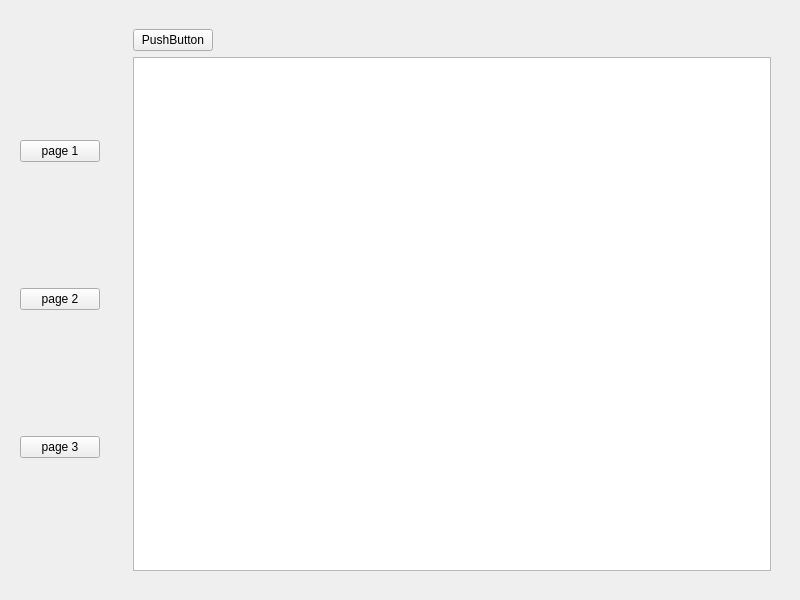
<?xml version="1.0" encoding="UTF-8"?>
<ui version="4.0">
 <class>Widget</class>
 <widget class="QWidget" name="Widget">
  <property name="geometry">
   <rect>
    <x>0</x>
    <y>0</y>
    <width>800</width>
    <height>600</height>
   </rect>
  </property>
  <property name="windowTitle">
   <string>Widget</string>
  </property>
  <layout class="QGridLayout" name="gridLayout">
   <item row="0" column="1">
    <widget class="QStackedWidget" name="stackedWidget">
     <widget class="QWidget" name="page">
      <layout class="QGridLayout" name="gridLayout_2">
       <item row="0" column="0">
        <widget class="QWidget" name="widget_2" native="true">
         <layout class="QVBoxLayout" name="verticalLayout_2">
          <item>
           <widget class="QPushButton" name="pushButton_4">
            <property name="maximumSize">
             <size>
              <width>80</width>
              <height>16777215</height>
             </size>
            </property>
            <property name="text">
             <string>PushButton</string>
            </property>
           </widget>
          </item>
          <item>
           <widget class="QTextEdit" name="textEdit"/>
          </item>
         </layout>
        </widget>
       </item>
      </layout>
     </widget>
     <widget class="QWidget" name="page_2">
      <layout class="QGridLayout" name="gridLayout_3">
       <item row="0" column="0">
        <widget class="QWidget" name="widget_3" native="true">
         <property name="styleSheet">
          <string notr="true">background-image: url(:/img/img/img1.png);
background-repeat: no-repeat;
background-position:left;</string>
         </property>
        </widget>
       </item>
      </layout>
     </widget>
     <widget class="QWidget" name="page_3">
      <layout class="QGridLayout" name="gridLayout_4">
       <item row="0" column="0">
        <widget class="QWidget" name="widget_4" native="true">
         <property name="styleSheet">
          <string notr="true">background-image: url(:/img/img/img2.png);
background-repeat: no-repeat;
background-position:left;</string>
         </property>
        </widget>
       </item>
      </layout>
     </widget>
    </widget>
   </item>
   <item row="0" column="0">
    <widget class="QWidget" name="widget" native="true">
     <layout class="QVBoxLayout" name="verticalLayout">
      <item>
       <widget class="QPushButton" name="pushButton">
        <property name="text">
         <string>page 1</string>
        </property>
       </widget>
      </item>
      <item>
       <widget class="QPushButton" name="pushButton_2">
        <property name="text">
         <string>page 2</string>
        </property>
       </widget>
      </item>
      <item>
       <widget class="QPushButton" name="pushButton_3">
        <property name="text">
         <string>page 3</string>
        </property>
       </widget>
      </item>
     </layout>
    </widget>
   </item>
  </layout>
 </widget>
 <resources/>
 <connections/>
</ui>
